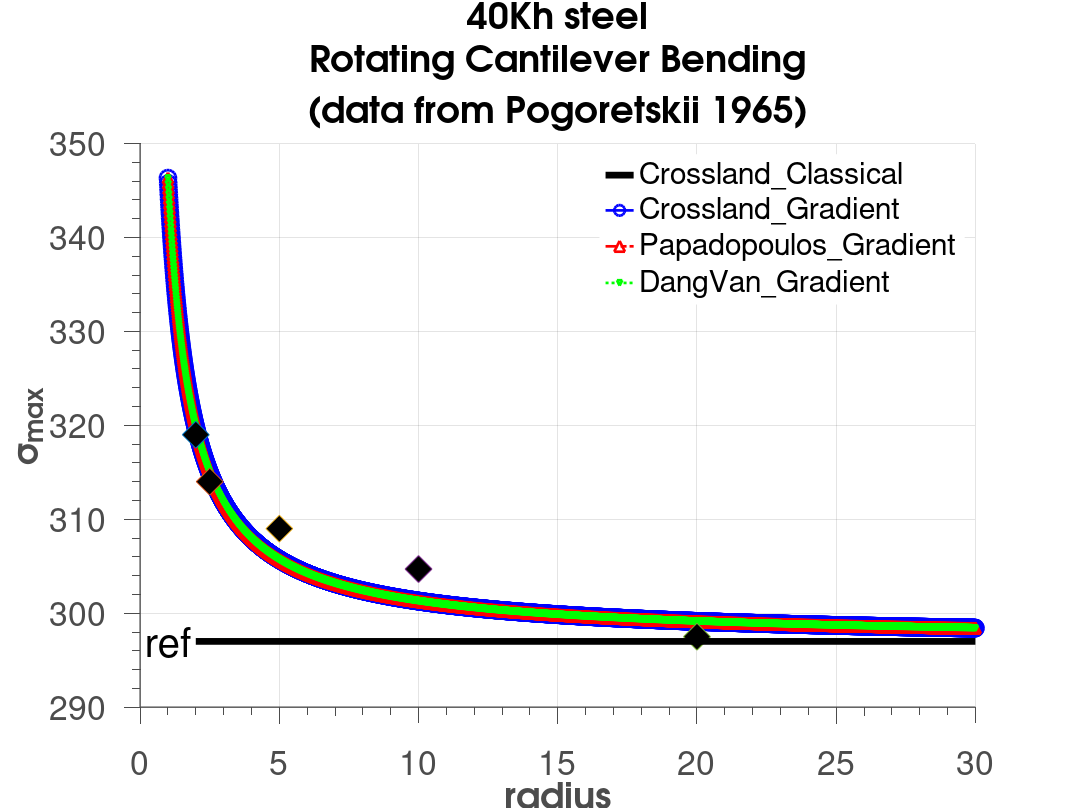

This chart was generated by the following MATLAB code:
clear;clc;
tt=150;
ff=297;
a=(tt-ff/sqrt(3))/(ff/3);
b=tt;
ap=3*(tt/ff-1/2);
bp=tt;
ad=3*(tt/ff-1/2);
bd=tt;
lg=0.1424;
lgp=0.1424;
lgd=0.1424;
y=1:0.01:30;

sigmax  =b*(1/sqrt(3)+a/3-lg*((sqrt(3)*y).^-1+a/3*y.^-1)).^-1;
sigmaxp=b*(1/2+ap/3-lgp*((2*y).^-1+ap/3*y.^-1)).^-1;
sigmaxd=b*(1/2+ad/3-lgd*((2*y).^-1+ad/3*y.^-1)).^-1;

figure(1);
hold on;
fr=plot(y,sigmax, '-b','LineWidth',2,'Marker', 'o', 'MarkerSize', 12,'MarkerEdgeColor',  'b', 'MarkerFaceColor' , 'none');
frp=plot(y,sigmaxp,'-.r','LineWidth',2,'Marker', '^', 'MarkerSize', 8,'MarkerEdgeColor',  'r', 'MarkerFaceColor' , 'none');
frd=plot(y,sigmaxd, ':g','LineWidth',2,'Marker', 'v', 'MarkerSize', 4,'MarkerEdgeColor',  'g', 'MarkerFaceColor' , 'none');
plot(2,319,'d','MarkerSize',20, 'MarkerFaceColor','k');
plot(2.5,314,'d','MarkerSize',20, 'MarkerFaceColor','k');
plot(5,309,'d','MarkerSize',20, 'MarkerFaceColor','k');
plot(10,304.7,'d','MarkerSize',20, 'MarkerFaceColor','k');
plot(20,297.5,'d','MarkerSize',20, 'MarkerFaceColor','k');
class=plot([2 30],[ff ff],'k','LineWidth',5);
hold off;
grid on;
% grid minor;
set(gca ,'FontSize',30);
hXLabel = xlabel('radius','Fontsize',30, 'FontWeight' , 'bold');
hYLabel = ylabel('\sigma_{max}','Fontsize',30, 'FontWeight' , 'bold');
text(0.2,ff,'ref','Fontsize',30);

hTitle=title({['40Kh steel'],[ 'Rotating Cantilever Bending'],[ '(data from Pogoretskii 1965)']; },'Fontsize',30);
set(hTitle, 'FontSize', 30, 'FontWeight' , 'bold')
hLegend=legend([class,fr,frp,frd],'Crossland\_Classical','Crossland\_Gradient','Papadopoulos\_Gradient','DangVan\_Gradient');
set([hLegend, gca], 'FontSize', 25)
set(hLegend,'Box','on');
set(hLegend,'EdgeColor',[1 1 1]); %set the edge colour of the legend to white 
% Adjust font
set(gca, 'FontName', 'Helvetica')
set([hTitle, hXLabel, hYLabel], 'FontName', 'AvantGarde')
% Adjust axes properties
set(gca, 'Box', 'off', 'TickDir', 'out', 'TickLength', [.02 .02], ...
    'XMinorTick', 'on', 'YMinorTick', 'on', 'YGrid', 'on', ...
    'XColor', [.3 .3 .3], 'YColor', [.3 .3 .3], ...
    'LineWidth', 1)
set(gcf,'color','w'); %set figure background transparent
set(gca,'color','w'); %set axis transparent
% Maximize print figure
set(gcf,'outerposition',get(0,'screensize'));
set(gcf, 'PaperPositionMode', 'manual');
set(gcf, 'PaperUnits', 'points'); %[ {inches} | centimeters | normalized | points ]
set(gcf, 'PaperPosition', [0 0 800 600]); %set(gcf,'PaperPosition',[left,bottom,width,height])
saveas(gcf,'40khsteel.png');

% %*****************Fitting********************
% clear;clc;
% R=[2 3 6.3 12.7 24];
% f=[269 268 241 237 234];
% cftool
% t/(1/sqrt(3)+(t-234/sqrt(3))/234-lg*(1/(sqrt(3)*x)+(t-234/sqrt(3))/(234*x)))
% lg=0.001~0.5
% t=150~200